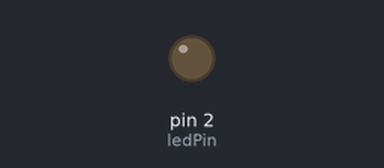
This sketch was run on a simulated Arduino Uno, built with avr-gcc and run on an emulated ATmega328P. On the bench: output pins drawn as LEDs (lit = HIGH).

Above: at 1.2 s.
At 9.0 s:
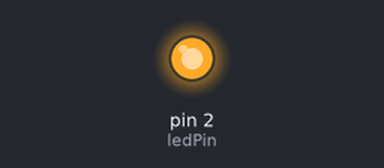
Timing chart, 0 to 9.4 s (numbered marks = the images above):
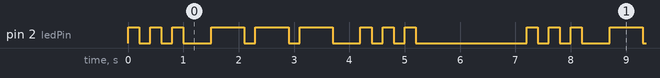

Measured:
- by itself, pin 2 (ledPin): repeats every 7.2 s: 2 × (LOW 0.20 s, HIGH 0.20 s), LOW 0.50 s, 2 × (HIGH 0.60 s, LOW 0.20 s), HIGH 0.60 s, LOW 0.50 s, 2 × (HIGH 0.20 s, LOW 0.20 s), HIGH 0.20 s, LOW 2.0 s, HIGH 0.20 s
- by itself, everything shown: repeats every 7.2 s, in 18 steps

The sketch:

ex03_sos_millis.ino.ino
```cpp
// ex03 millis无阻塞SOS求救灯 标准三短三长三短
// ex03 作业：利用millis无阻塞实现SOS三短三长三短灯光信号
const int ledPin = 2;
unsigned long timer = 0;
int state = 0;

// 时序常量
const unsigned short ON_SHORT = 200;
const unsigned short ON_LONG = 600;
const unsigned short GAP_SAME = 200;
const unsigned short GAP_LETTER = 500;
const unsigned short GAP_LOOP = 2000;

void setup() {
  Serial.begin(115200);
  pinMode(ledPin, OUTPUT);
  digitalWrite(ledPin, LOW);
}

void loop() {
  unsigned long now = millis();
  switch (state) {
    // ========== 第一组：S 3次短闪 ==========
    case 0: // 短亮
      digitalWrite(ledPin, HIGH);
      timer = now;
      state = 1;
      break;
    case 1: // 短亮计时结束，熄灭
      if (now - timer >= ON_SHORT) {
        digitalWrite(ledPin, LOW);
        timer = now;
        state = 2;
      }
      break;
    case 2: // 单次闪烁间隔
      if (now - timer >= GAP_SAME) {
        static int cntS1 = 0;
        cntS1++;
        if (cntS1 >= 3) {
          cntS1 = 0;
          state = 3; // 进入S与O间隔
        } else {
          state = 0; // 再来一次短闪
        }
      }
      break;

    // S-O字母间隔
    case 3:
      if (now - timer >= GAP_LETTER) {
        state = 4;
      }
      break;

    // ========== 第二组：O 3次长闪 ==========
    case 4: // 长亮
      digitalWrite(ledPin, HIGH);
      timer = now;
      state = 5;
      break;
    case 5: // 长亮计时结束，熄灭
      if (now - timer >= ON_LONG) {
        digitalWrite(ledPin, LOW);
        timer = now;
        state = 6;
      }
      break;
    case 6: // 单次长闪间隔
      if (now - timer >= GAP_SAME) {
        static int cntO = 0;
        cntO++;
        if (cntO >= 3) {
          cntO = 0;
          state = 7; // O与S间隔
        } else {
          state = 4; // 再来一次长闪
        }
      }
      break;

    // O-S字母间隔
    case 7:
      if (now - timer >= GAP_LETTER) {
        state = 8;
      }
      break;

    // ========== 第三组：S 3次短闪 ==========
    case 8: // 短亮
      digitalWrite(ledPin, HIGH);
      timer = now;
      state = 9;
      break;
    case 9: // 短亮计时结束，熄灭
      if (now - timer >= ON_SHORT) {
        digitalWrite(ledPin, LOW);
        timer = now;
        state = 10;
      }
      break;
    case 10: // 单次短闪间隔
      if (now - timer >= GAP_SAME) {
        static int cntS2 = 0;
        cntS2++;
        if (cntS2 >= 3) {
          cntS2 = 0;
          state = 11; // 整套SOS结束长停顿
        } else {
          state = 8; // 再来一次短闪
        }
      }
      break;

    // 一轮完整SOS结束，长时间熄灭后循环
    case 11:
      if (now - timer >= GAP_LOOP) {
        state = 0; // 从头重新循环SOS
      }
      break;
  }
}
```
